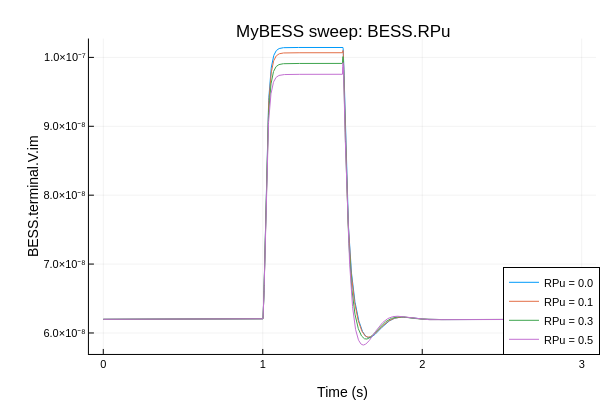

The code cell stored with this chart in its notebook:
### Markdown cell above
## Compare Sweep Results

### Code cell
using Plots

plotlyjs()
p = plot(
    title = "MyBESS sweep: $SWEEP_COMPONENT.$SWEEP_PARAMETER",
    xlabel = "Time (s)",
    ylabel = PLOT_VARIABLE,
)

for case_group in groupby(sweep_df, :case)
    value = first(case_group.parameter_value)
    plot!(
        p,
        case_group.time,
        case_group[!, PLOT_VARIABLE],
        label = "$SWEEP_PARAMETER = $value",
    )
end

plot!(p, legend = :bottomright, titlefontsize = 12, labelfontsize = 10)

### Figure 1 — Plotly figure (JSON) as saved in the notebook; plotly's stock layout.template omitted (floating-point values rounded to 4 significant figures; data arrays with more than 128 entries replaced by an {"elided": "..."} marker saying what was removed)
{"data": [{"colorbar": {"len": 0.8761, "title": "", "x": 0.9934, "y": 0.5104}, "legendgroup": "RPu = 0.0", "line": {"color": "rgba(0, 154, 250, 1.000)", "dash": "solid", "shape": "linear", "width": 1}, "mode": "lines", "name": "RPu = 0.0", "showlegend": true, "type": "scatter", "x": {"elided": "3006 float values"}, "xaxis": "x", "y": {"elided": "3006 float values"}, "yaxis": "y"}, {"colorbar": {"len": 0.8761, "title": "", "x": 0.9934, "y": 0.5104}, "legendgroup": "RPu = 0.1", "line": {"color": "rgba(227, 111, 71, 1.000)", "dash": "solid", "shape": "linear", "width": 1}, "mode": "lines", "name": "RPu = 0.1", "showlegend": true, "type": "scatter", "x": {"elided": "3006 float values"}, "xaxis": "x", "y": {"elided": "3006 float values"}, "yaxis": "y"}, {"colorbar": {"len": 0.8761, "title": "", "x": 0.9934, "y": 0.5104}, "legendgroup": "RPu = 0.3", "line": {"color": "rgba(62, 164, 78, 1.000)", "dash": "solid", "shape": "linear", "width": 1}, "mode": "lines", "name": "RPu = 0.3", "showlegend": true, "type": "scatter", "x": {"elided": "3006 float values"}, "xaxis": "x", "y": {"elided": "3006 float values"}, "yaxis": "y"}, {"colorbar": {"len": 0.8761, "title": "", "x": 0.9934, "y": 0.5104}, "legendgroup": "RPu = 0.5", "line": {"color": "rgba(195, 113, 210, 1.000)", "dash": "solid", "shape": "linear", "width": 1}, "mode": "lines", "name": "RPu = 0.5", "showlegend": true, "type": "scatter", "x": {"elided": "3006 float values"}, "xaxis": "x", "y": {"elided": "3006 float values"}, "yaxis": "y"}], "layout": {"annotations": [{"font": {"color": "rgba(0, 0, 0, 1.000)", "family": "sans-serif", "size": 17}, "rotation": -0.0, "showarrow": false, "text": "MyBESS sweep: BESS.RPu", "x": 0.5708, "xanchor": "center", "xref": "paper", "y": 1.0, "yanchor": "top", "yref": "paper"}], "height": 400, "legend": {"bgcolor": "rgba(255, 255, 255, 1.000)", "bordercolor": "rgba(0, 0, 0, 1.000)", "borderwidth": 1, "font": {"color": "rgba(0, 0, 0, 1.000)", "family": "sans-serif", "size": 11}, "title": {"font": {"color": "rgba(0, 0, 0, 1.000)", "family": "sans-serif", "size": 15}, "text": ""}, "tracegroupgap": 0, "traceorder": "normal", "x": 1.0, "xanchor": "right", "y": 0.07, "yanchor": "bottom"}, "margin": {"b": 20, "l": 0, "r": 0, "t": 20}, "paper_bgcolor": "rgba(255, 255, 255, 1.000)", "plot_bgcolor": "rgba(255, 255, 255, 1.000)", "showlegend": true, "width": 600, "xaxis": {"anchor": "y", "domain": [0.1482, 0.9934], "gridcolor": "rgba(0, 0, 0, 0.100)", "gridwidth": 0.5, "linecolor": "rgba(0, 0, 0, 1.000)", "mirror": false, "range": [-0.09, 3.09], "showgrid": true, "showline": true, "showticklabels": true, "tickangle": 0, "tickcolor": "rgb(0, 0, 0)", "tickfont": {"color": "rgba(0, 0, 0, 1.000)", "family": "sans-serif", "size": 11}, "tickmode": "array", "ticks": "inside", "ticktext": ["0", "1", "2", "3"], "tickvals": [0.0, 1.0, 2.0, 3.0], "title": "Time (s)", "titlefont": {"color": "rgba(0, 0, 0, 1.000)", "family": "sans-serif", "size": 14}, "type": "-", "visible": true, "zeroline": false, "zerolinecolor": "rgba(0, 0, 0, 1.000)"}, "yaxis": {"anchor": "x", "domain": [0.07234, 0.9485], "gridcolor": "rgba(0, 0, 0, 0.100)", "gridwidth": 0.5, "linecolor": "rgba(0, 0, 0, 1.000)", "mirror": false, "range": [5.695e-08, 1.027e-07], "showgrid": true, "showline": true, "showticklabels": true, "tickangle": 0, "tickcolor": "rgb(0, 0, 0)", "tickfont": {"color": "rgba(0, 0, 0, 1.000)", "family": "sans-serif", "size": 11}, "tickmode": "array", "ticks": "inside", "ticktext": ["6.0×10⁻⁸", "7.0×10⁻⁸", "8.0×10⁻⁸", "9.0×10⁻⁸", "1.0×10⁻⁷"], "tickvals": [6e-08, 7e-08, 8e-08, 9e-08, 1e-07], "title": "BESS.terminal.V.im", "titlefont": {"color": "rgba(0, 0, 0, 1.000)", "family": "sans-serif", "size": 14}, "type": "-", "visible": true, "zeroline": false, "zerolinecolor": "rgba(0, 0, 0, 1.000)"}}}
